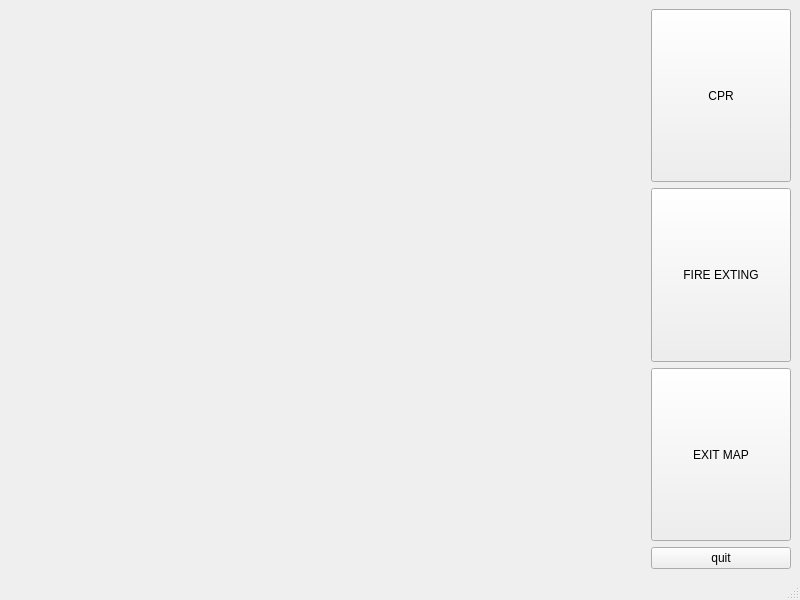
<?xml version="1.0" encoding="UTF-8"?>
<ui version="4.0">
 <class>MainWindow</class>
 <widget class="QMainWindow" name="MainWindow">
  <property name="geometry">
   <rect>
    <x>0</x>
    <y>0</y>
    <width>800</width>
    <height>600</height>
   </rect>
  </property>
  <property name="sizePolicy">
   <sizepolicy hsizetype="Fixed" vsizetype="Fixed">
    <horstretch>0</horstretch>
    <verstretch>0</verstretch>
   </sizepolicy>
  </property>
  <property name="windowTitle">
   <string>MainWindow</string>
  </property>
  <widget class="QWidget" name="centralwidget">
   <layout class="QGridLayout" name="gridLayout">
    <item row="2" column="1">
     <widget class="QPushButton" name="pushButton_2">
      <property name="sizePolicy">
       <sizepolicy hsizetype="Minimum" vsizetype="Expanding">
        <horstretch>0</horstretch>
        <verstretch>0</verstretch>
       </sizepolicy>
      </property>
      <property name="minimumSize">
       <size>
        <width>140</width>
        <height>0</height>
       </size>
      </property>
      <property name="text">
       <string>FIRE EXTING</string>
      </property>
     </widget>
    </item>
    <item row="3" column="1">
     <widget class="QPushButton" name="pushButton_3">
      <property name="sizePolicy">
       <sizepolicy hsizetype="Minimum" vsizetype="Expanding">
        <horstretch>0</horstretch>
        <verstretch>0</verstretch>
       </sizepolicy>
      </property>
      <property name="minimumSize">
       <size>
        <width>140</width>
        <height>0</height>
       </size>
      </property>
      <property name="text">
       <string>EXIT MAP</string>
      </property>
     </widget>
    </item>
    <item row="1" column="1">
     <widget class="QPushButton" name="pushButton">
      <property name="sizePolicy">
       <sizepolicy hsizetype="Minimum" vsizetype="Expanding">
        <horstretch>0</horstretch>
        <verstretch>0</verstretch>
       </sizepolicy>
      </property>
      <property name="minimumSize">
       <size>
        <width>140</width>
        <height>0</height>
       </size>
      </property>
      <property name="text">
       <string>CPR</string>
      </property>
     </widget>
    </item>
    <item row="4" column="1">
     <widget class="QPushButton" name="pushButton_4">
      <property name="text">
       <string>quit</string>
      </property>
     </widget>
    </item>
    <item row="1" column="0" rowspan="4">
     <widget class="QLabel" name="pic_label">
      <property name="sizePolicy">
       <sizepolicy hsizetype="Expanding" vsizetype="Preferred">
        <horstretch>0</horstretch>
        <verstretch>0</verstretch>
       </sizepolicy>
      </property>
      <property name="text">
       <string/>
      </property>
     </widget>
    </item>
   </layout>
  </widget>
  <widget class="QMenuBar" name="menubar">
   <property name="geometry">
    <rect>
     <x>0</x>
     <y>0</y>
     <width>800</width>
     <height>28</height>
    </rect>
   </property>
  </widget>
  <widget class="QStatusBar" name="statusbar"/>
 </widget>
 <resources/>
 <connections/>
</ui>
